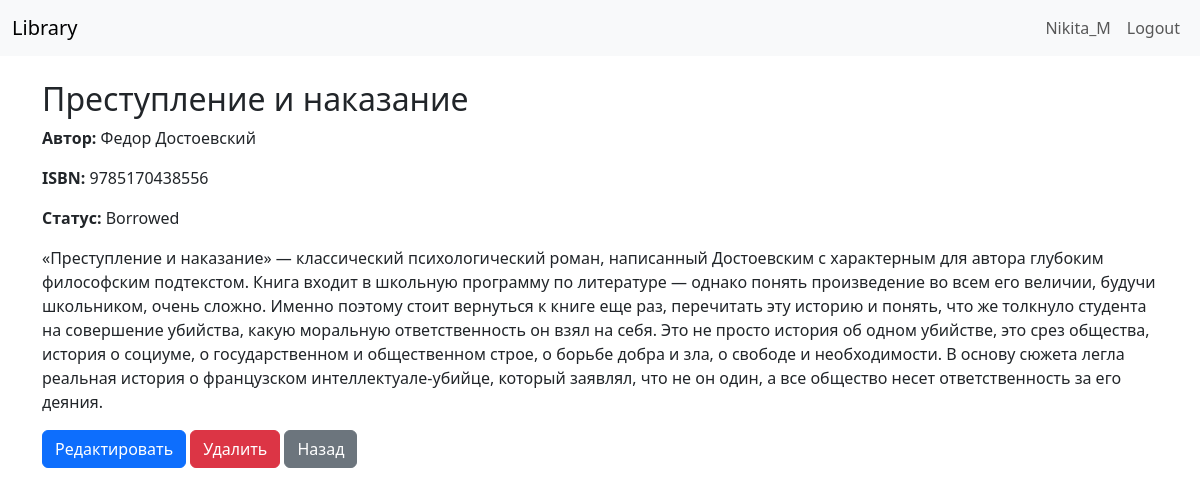
Screenshot of /book/1/ (signed in) with the database file from the repository.
### catalog/models.py (models this page shows, shortened)
class Book(models.Model):
    STATUS_CHOICES = [
        ('available', 'Available'),
        ('borrowed', 'Borrowed'),
        ('reserved', 'Reserved'),
    ]
    title = models.CharField(max_length=255)
    author = models.CharField(max_length=255)
    description = models.TextField(blank=True)
    isbn = models.CharField(max_length=20, blank=True)
    published_date = models.DateField(null=True, blank=True)
    status = models.CharField(max_length=20, choices=STATUS_CHOICES, default='available')
    created_at = models.DateTimeField(auto_now_add=True)
    updated_at = models.DateTimeField(auto_now=True)
    class Meta:
        ordering = ['title']

### catalog/views.py (the view)
# urls.py: path('book/<int:pk>/', views.BookDetailView.as_view(), name='book-detail'),
class BookDetailView(DetailView):
    model = Book
    template_name = 'catalog/book_detail.html'

### catalog/templates/catalog/book_detail.html
{% extends 'catalog/base.html' %}
{% block content %}
<h2>{{ object.title }}</h2>
<p><strong>Автор:</strong> {{ object.author }}</p>
<p><strong>ISBN:</strong> {{ object.isbn }}</p>
<p><strong>Статус:</strong> {{ object.get_status_display }}</p>
<p>{{ object.description }}</p>
{% if user.is_authenticated %}
  <a class="btn btn-primary" href="{% url 'catalog:book-edit' object.pk %}">Редактировать</a>
  <a class="btn btn-danger" href="{% url 'catalog:book-delete' object.pk %}">Удалить</a>
{% endif %}
<a class="btn btn-secondary" href="{% url 'catalog:book-list' %}">Назад</a>
{% endblock %}

### catalog/templates/catalog/base.html (shortened to what this page needs)
<!doctype html>
<html lang="ru">
  <head>
    <link href="https://cdn.jsdelivr.net/npm/bootstrap@5.3.0/dist/css/bootstrap.min.css" rel="stylesheet">
  </head>
  <body>
    <nav class="navbar navbar-expand-lg navbar-light bg-light">
      <div class="container-fluid">
        <a class="navbar-brand" href="{% url 'catalog:book-list' %}">Library</a>
        <div class="collapse navbar-collapse">
          <ul class="navbar-nav ms-auto">
            {% if user.is_authenticated %}
              <li class="nav-item"><a class="nav-link" href="#">{{ user.username }}</a></li>
              <li class="nav-item"><a class="nav-link" href="{% url 'logout' %}">Logout</a></li>
            {% else %}
              <li class="nav-item"><a class="nav-link" href="{% url 'login' %}">Login</a></li>
            {% endif %}
          </ul>
        </div>
      </div>
    </nav>
    <div class="container mt-4">
      {% block content %}{% endblock %}
    </div>
  </body>
</html>

### rows the page displays
Book: title "Преступление и наказание", author "Федор Достоевский", isbn "9785170438556", status "Borrowed", description "«Преступление и наказание» — классический психологический роман, написанный Достоевским с характерным для автора глубоким философским подтекстом. Книга входит в школьную программу по литературе — однако понять произведение во всем его величии, будучи школьником, очень сложно. Именно поэтому стоит вернуться к книге еще раз, перечитать эту историю и понять, что же толкнуло студента на совершение убийства, какую моральную ответственность он взял на себя. Это не просто история об одном убийстве, это срез общества, история о социуме, о государственном и общественном строе, о борьбе добра и зла, о свободе и необходимости. В основу сюжета легла реальная история о французском интеллектуале-убийце,…"

### other values shown
{{ user.username }} "Nikita_M"
